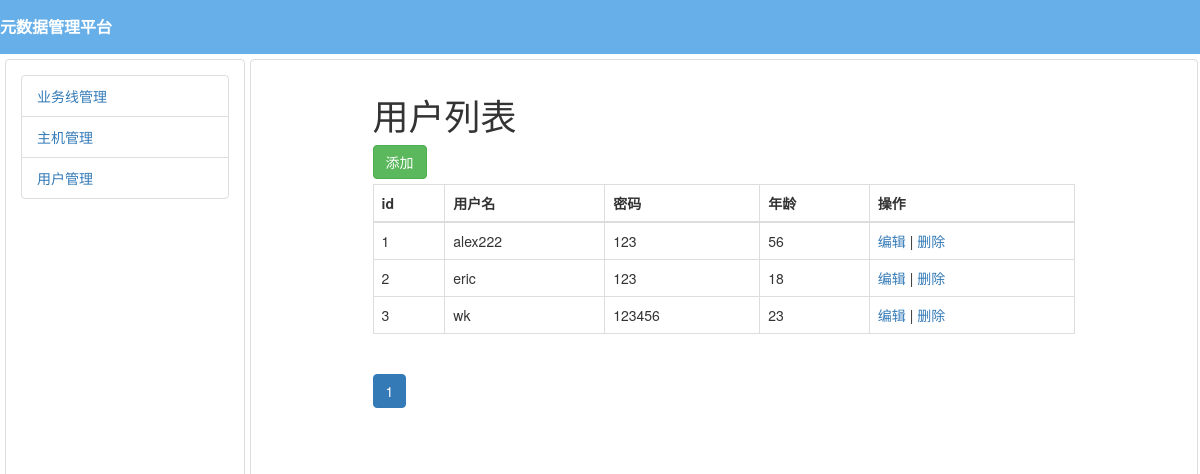
The page /myweb/users/ on the database its author committed.
### myweb/models.py (models this page shows)
class UserInfo(models.Model):
    id = models.AutoField(primary_key=True)
    user = models.CharField(max_length=32,null=False)
    pwd = models.CharField(max_length=64)
    age = models.IntegerField()

### myweb/views.py (the view)
def users_list(request):
    users_list = models.UserInfo.objects.all()
    paginator = Paginator(users_list, 10)
    page = request.GET.get('page')
    try:
        hosts_page = paginator.page(page)
    except PageNotAnInteger:
        hosts_page = paginator.page(1)
    except EmptyPage:
        hosts_page = paginator.page(paginator.num_pages)
    return render(request, 'users.html', {'cur_list': hosts_page})

### templates/users.html (shortened to what this page needs)
{% extends "layout.html" %}
{% block content %}
    <div class="container" style="width: 80%">
    <h1>用户列表</h1>
    <div style="margin: 5px 0">
        <a href="/myweb/users_add/" class="btn btn-success">添加</a>
    </div>
    <table class="table table-bordered">
        <thead>
           <tr>
               <th>id</th>
               <th>用户名</th>
               <th>密码</th>
               <th>年龄</th>
               <th>操作</th>
           </tr>
        </thead>
        <tbody>
            {% for obj in cur_list %}
            <tr>
                <td>{{ obj.id }}</td>
                <td>{{ obj.user }}</td>
                <td>{{ obj.pwd }}</td>
                <td>{{ obj.age }}</td>
                <td>
                    <a href="/myweb/user_edit/?nid={{ obj.id }}">编辑</a>
                    |
                    <a href="/myweb/user_del/?nid={{ obj.id }}">删除</a>
                </td>
            </tr>
            {% endfor %}
        </tbody>
    </table>
    <div>
    <ul class="pagination">
        {% for pg in cur_list.paginator.page_range %}
            {% if cur_list.number == pg %}
                <li class="active"><a href="?page={{ pg }}">{{ pg }}</a></li>
            {% else %}
                <li><a href="?page={{ pg }}">{{ pg }}</a></li>
            {% endif %}
        {% endfor %}
    </ul>
    </div>
</div>
{% endblock %}

### templates/layout.html (style rules this page uses)
body { margin: 0px; padding: 0px; }

### rows shown on the page
UserInfo: id "1", user "alex222", pwd "123", age "56"
UserInfo: id "2", user "eric", pwd "123", age "18"
UserInfo: id "3", user "wk", pwd "123456", age "23"

### other values the page prints
{{ pg }} "1"
